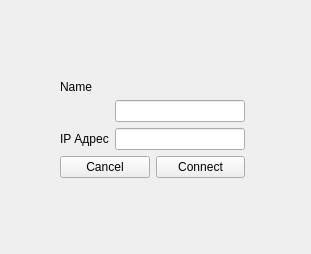
<?xml version="1.0" encoding="UTF-8"?>
<ui version="4.0">
 <class>ConnectWindow</class>
 <widget class="QWidget" name="ConnectWindow">
  <property name="geometry">
   <rect>
    <x>0</x>
    <y>0</y>
    <width>311</width>
    <height>254</height>
   </rect>
  </property>
  <property name="windowTitle">
   <string>Form</string>
  </property>
  <widget class="QWidget" name="gridLayoutWidget">
   <property name="geometry">
    <rect>
     <x>60</x>
     <y>80</y>
     <width>185</width>
     <height>98</height>
    </rect>
   </property>
   <layout class="QGridLayout" name="gridLayout">
    <item row="3" column="0">
     <widget class="QLabel" name="ipLabel">
      <property name="text">
       <string>IP Адрес</string>
      </property>
     </widget>
    </item>
    <item row="3" column="1">
     <widget class="QLineEdit" name="ipEdit"/>
    </item>
    <item row="0" column="0">
     <widget class="QLabel" name="nameLabel">
      <property name="text">
       <string>Name</string>
      </property>
     </widget>
    </item>
    <item row="4" column="0" colspan="2">
     <layout class="QHBoxLayout" name="horizontalLayout">
      <item>
       <widget class="QPushButton" name="cancelBtn">
        <property name="text">
         <string>Cancel</string>
        </property>
       </widget>
      </item>
      <item>
       <widget class="QPushButton" name="pushButton_2">
        <property name="text">
         <string>Connect</string>
        </property>
       </widget>
      </item>
     </layout>
    </item>
    <item row="2" column="1">
     <widget class="QLineEdit" name="nameEdit"/>
    </item>
   </layout>
  </widget>
 </widget>
 <resources/>
 <connections/>
</ui>
